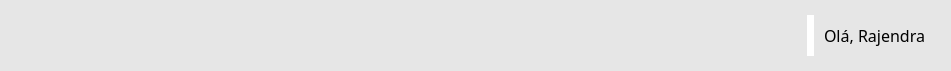
         <widget class="QWidget" name="widget" native="true">
          <property name="minimumSize">
           <size>
            <width>951</width>
            <height>71</height>
           </size>
          </property>
          <property name="maximumSize">
           <size>
            <width>16777215</width>
            <height>71</height>
           </size>
          </property>
          <property name="styleSheet">
           <string notr="true">background-color: rgb(230, 230, 230);</string>
          </property>
          <layout class="QHBoxLayout" name="horizontalLayout_6">
           <item>
            <layout class="QHBoxLayout" name="horizontalLayout_4">
             <item>
              <widget class="QPushButton" name="pushButton">
               <property name="styleSheet">
                <string notr="true">border:none;</string>
               </property>
               <property name="text">
                <string/>
               </property>
               <property name="icon">
                <iconset resource="../Dashboard.qrc">
                 <normaloff>:/Image/Icons/menu.png</normaloff>:/Image/Icons/menu.png</iconset>
               </property>
               <property name="iconSize">
                <size>
                 <width>32</width>
                 <height>32</height>
                </size>
               </property>
               <property name="checkable">
                <bool>true</bool>
               </property>
              </widget>
             </item>
             <item>
              <spacer name="spacer">
               <property name="orientation">
                <enum>Qt::Horizontal</enum>
               </property>
               <property name="sizeHint" stdset="0">
                <size>
                 <width>391</width>
                 <height>43</height>
                </size>
               </property>
              </spacer>
             </item>
             <item>
              <layout class="QHBoxLayout" name="horizontalLayout_3">
               <item>
                <widget class="QLabel" name="profile_piv">
                 <property name="maximumSize">
                  <size>
                   <width>51</width>
                   <height>41</height>
                  </size>
                 </property>
                 <property name="styleSheet">
                  <string notr="true">background-color:white;
border-radius:20px;</string>
                 </property>
                 <property name="text">
                  <string/>
                 </property>
                 <property name="pixmap">
                  <pixmap resource="../Dashboard.qrc">:/Image/Icons/user.png</pixmap>
                 </property>
                </widget>
               </item>
               <item>
                <widget class="QLabel" name="username">
                 <property name="font">
                  <font>
                   <family>Dubai Medium</family>
                   <pointsize>12</pointsize>
                   <weight>50</weight>
                   <bold>false</bold>
                  </font>
                 </property>
                 <property name="styleSheet">
                  <string notr="true">margin-right:10px;</string>
                 </property>
                 <property name="text">
                  <string>Olá, Rajendra</string>
                 </property>
                </widget>
               </item>
              </layout>
             </item>
            </layout>
           </item>
          </layout>
         </widget>
